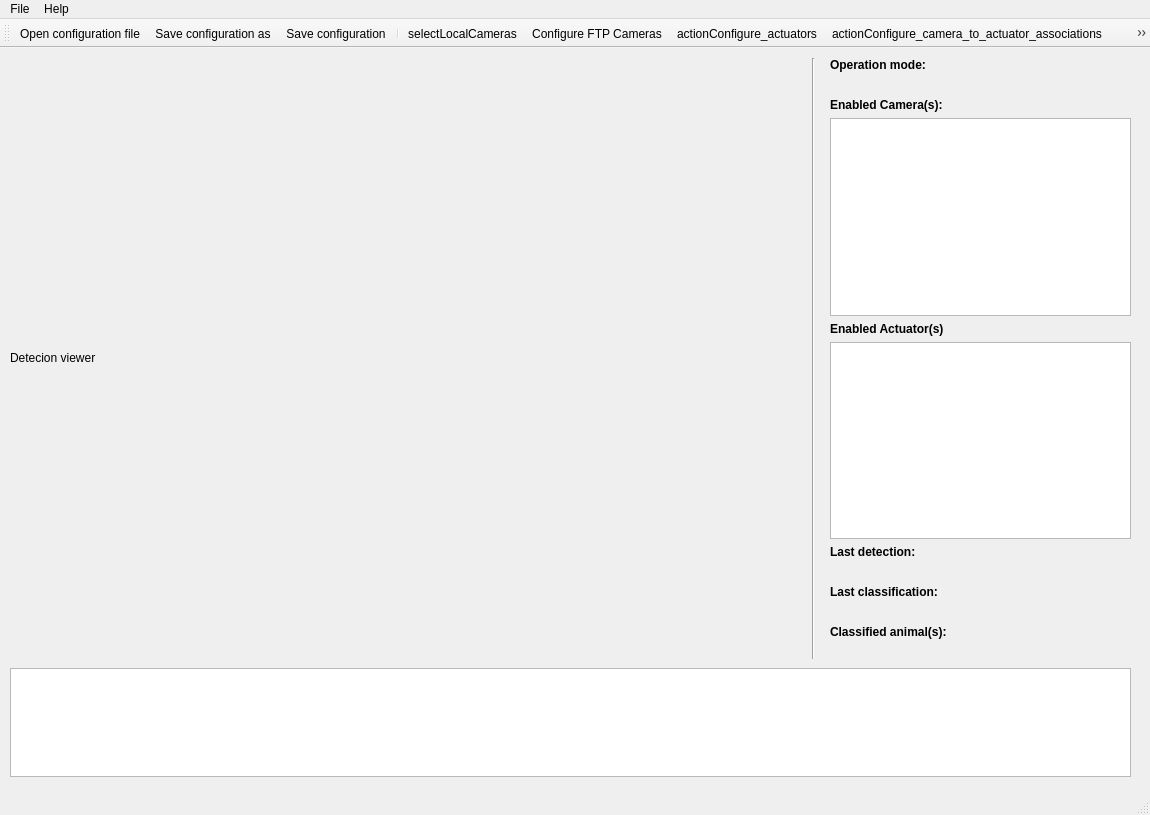
<?xml version="1.0" encoding="UTF-8"?>
<ui version="4.0">
 <class>MainWindow</class>
 <widget class="QMainWindow" name="MainWindow">
  <property name="geometry">
   <rect>
    <x>0</x>
    <y>0</y>
    <width>1150</width>
    <height>815</height>
   </rect>
  </property>
  <property name="sizePolicy">
   <sizepolicy hsizetype="MinimumExpanding" vsizetype="MinimumExpanding">
    <horstretch>0</horstretch>
    <verstretch>0</verstretch>
   </sizepolicy>
  </property>
  <property name="minimumSize">
   <size>
    <width>1150</width>
    <height>815</height>
   </size>
  </property>
  <property name="windowTitle">
   <string>Wild Animals Detection and Alert System (WADAS) [*]</string>
  </property>
  <widget class="QWidget" name="centralwidget">
   <widget class="QLabel" name="label_image">
    <property name="enabled">
     <bool>true</bool>
    </property>
    <property name="geometry">
     <rect>
      <x>10</x>
      <y>10</y>
      <width>800</width>
      <height>600</height>
     </rect>
    </property>
    <property name="sizePolicy">
     <sizepolicy hsizetype="MinimumExpanding" vsizetype="MinimumExpanding">
      <horstretch>0</horstretch>
      <verstretch>0</verstretch>
     </sizepolicy>
    </property>
    <property name="text">
     <string>Detecion viewer</string>
    </property>
   </widget>
   <widget class="QPlainTextEdit" name="plainTextEdit_log">
    <property name="geometry">
     <rect>
      <x>10</x>
      <y>620</y>
      <width>1121</width>
      <height>109</height>
     </rect>
    </property>
    <property name="sizePolicy">
     <sizepolicy hsizetype="MinimumExpanding" vsizetype="Minimum">
      <horstretch>0</horstretch>
      <verstretch>0</verstretch>
     </sizepolicy>
    </property>
   </widget>
   <widget class="QWidget" name="verticalLayoutWidget">
    <property name="geometry">
     <rect>
      <x>830</x>
      <y>10</y>
      <width>301</width>
      <height>601</height>
     </rect>
    </property>
    <layout class="QVBoxLayout" name="verticalLayout">
     <item>
      <widget class="QLabel" name="label_op_mode_title">
       <property name="font">
        <font>
         <bold>true</bold>
        </font>
       </property>
       <property name="text">
        <string>Operation mode:</string>
       </property>
      </widget>
     </item>
     <item>
      <widget class="QLabel" name="label_op_mode">
       <property name="sizePolicy">
        <sizepolicy hsizetype="MinimumExpanding" vsizetype="Preferred">
         <horstretch>0</horstretch>
         <verstretch>0</verstretch>
        </sizepolicy>
       </property>
       <property name="text">
        <string/>
       </property>
      </widget>
     </item>
     <item>
      <widget class="QLabel" name="label">
       <property name="font">
        <font>
         <bold>true</bold>
        </font>
       </property>
       <property name="text">
        <string>Enabled Camera(s):</string>
       </property>
      </widget>
     </item>
     <item>
      <widget class="QListWidget" name="listWidget_en_cameras"/>
     </item>
     <item>
      <widget class="QLabel" name="label_2">
       <property name="font">
        <font>
         <bold>true</bold>
        </font>
       </property>
       <property name="text">
        <string>Enabled Actuator(s)</string>
       </property>
      </widget>
     </item>
     <item>
      <widget class="QListWidget" name="listWidget_en_actuators"/>
     </item>
     <item>
      <widget class="QLabel" name="label_last_detection_title">
       <property name="font">
        <font>
         <bold>true</bold>
        </font>
       </property>
       <property name="text">
        <string>Last detection:</string>
       </property>
      </widget>
     </item>
     <item>
      <widget class="QLabel" name="label_last_detection">
       <property name="sizePolicy">
        <sizepolicy hsizetype="MinimumExpanding" vsizetype="Preferred">
         <horstretch>0</horstretch>
         <verstretch>0</verstretch>
        </sizepolicy>
       </property>
       <property name="text">
        <string/>
       </property>
      </widget>
     </item>
     <item>
      <widget class="QLabel" name="label_last_classification_title">
       <property name="font">
        <font>
         <bold>true</bold>
        </font>
       </property>
       <property name="text">
        <string>Last classification:</string>
       </property>
      </widget>
     </item>
     <item>
      <widget class="QLabel" name="label_last_classification">
       <property name="sizePolicy">
        <sizepolicy hsizetype="MinimumExpanding" vsizetype="Preferred">
         <horstretch>0</horstretch>
         <verstretch>0</verstretch>
        </sizepolicy>
       </property>
       <property name="text">
        <string/>
       </property>
      </widget>
     </item>
     <item>
      <widget class="QLabel" name="label_classified_animal_title">
       <property name="font">
        <font>
         <bold>true</bold>
        </font>
       </property>
       <property name="text">
        <string>Classified animal(s):</string>
       </property>
      </widget>
     </item>
     <item>
      <widget class="QLabel" name="label_classified_animal">
       <property name="text">
        <string/>
       </property>
      </widget>
     </item>
    </layout>
   </widget>
   <widget class="Line" name="line">
    <property name="geometry">
     <rect>
      <x>803</x>
      <y>10</y>
      <width>20</width>
      <height>601</height>
     </rect>
    </property>
    <property name="orientation">
     <enum>Qt::Orientation::Vertical</enum>
    </property>
   </widget>
  </widget>
  <widget class="QMenuBar" name="menubar">
   <property name="geometry">
    <rect>
     <x>0</x>
     <y>0</y>
     <width>1150</width>
     <height>22</height>
    </rect>
   </property>
   <widget class="QMenu" name="menuFile">
    <property name="title">
     <string>File</string>
    </property>
    <addaction name="actionOpen_configuration_file_menu"/>
    <addaction name="actionSave_configuration_as_menu"/>
    <addaction name="actionSave_configuration_menu"/>
   </widget>
   <widget class="QMenu" name="menuHelp">
    <property name="title">
     <string>Help</string>
    </property>
    <addaction name="actionAbout"/>
    <addaction name="actionLicense"/>
   </widget>
   <addaction name="menuFile"/>
   <addaction name="menuHelp"/>
  </widget>
  <widget class="QStatusBar" name="statusbar"/>
  <widget class="QToolBar" name="toolBar">
   <property name="windowTitle">
    <string>toolBar</string>
   </property>
   <attribute name="toolBarArea">
    <enum>TopToolBarArea</enum>
   </attribute>
   <attribute name="toolBarBreak">
    <bool>false</bool>
   </attribute>
   <addaction name="actionOpen_configuration_file"/>
   <addaction name="actionSave_configuration_as"/>
   <addaction name="actionSave_configuration"/>
   <addaction name="separator"/>
   <addaction name="actionSelectLocalCameras"/>
   <addaction name="actionConfigure_FTP_Cameras"/>
   <addaction name="actionConfigure_actuators"/>
   <addaction name="actionConfigure_camera_to_actuator_associations"/>
   <addaction name="actionActionConfigureEmail"/>
   <addaction name="actionSelect_Mode"/>
   <addaction name="actionConfigure_Ai_model"/>
   <addaction name="separator"/>
   <addaction name="actionRun"/>
   <addaction name="actionStop"/>
   <addaction name="separator"/>
  </widget>
  <action name="actionSelect_Mode">
   <property name="icon">
    <iconset theme="camera-web"/>
   </property>
   <property name="text">
    <string>Select Mode</string>
   </property>
   <property name="toolTip">
    <string>Select operating mode</string>
   </property>
   <property name="menuRole">
    <enum>QAction::MenuRole::NoRole</enum>
   </property>
  </action>
  <action name="actionRun">
   <property name="icon">
    <iconset theme="QIcon::ThemeIcon::MediaPlaybackStart"/>
   </property>
   <property name="text">
    <string>Run</string>
   </property>
   <property name="toolTip">
    <string>Run detection</string>
   </property>
   <property name="menuRole">
    <enum>QAction::MenuRole::NoRole</enum>
   </property>
  </action>
  <action name="actionStop">
   <property name="icon">
    <iconset theme="media-playback-stop"/>
   </property>
   <property name="text">
    <string>Stop </string>
   </property>
   <property name="toolTip">
    <string>Stop detection</string>
   </property>
   <property name="menuRole">
    <enum>QAction::MenuRole::NoRole</enum>
   </property>
  </action>
  <action name="actionActionConfigureEmail">
   <property name="icon">
    <iconset theme="emblem-mail"/>
   </property>
   <property name="text">
    <string>ActionConfigureEmail</string>
   </property>
   <property name="toolTip">
    <string>Configure Email notifications</string>
   </property>
   <property name="menuRole">
    <enum>QAction::MenuRole::NoRole</enum>
   </property>
  </action>
  <action name="actionSelectLocalCameras">
   <property name="icon">
    <iconset theme="camera-video"/>
   </property>
   <property name="text">
    <string>selectLocalCameras</string>
   </property>
   <property name="toolTip">
    <string>Configure camera(s)</string>
   </property>
   <property name="menuRole">
    <enum>QAction::MenuRole::NoRole</enum>
   </property>
  </action>
  <action name="actionConfigure_Ai_model">
   <property name="icon">
    <iconset>
     <normaloff>icons/icon-ai-24.png</normaloff>icons/icon-ai-24.png</iconset>
   </property>
   <property name="text">
    <string>Configure Ai model</string>
   </property>
   <property name="menuRole">
    <enum>QAction::MenuRole::NoRole</enum>
   </property>
  </action>
  <action name="actionOpen_configuration_file">
   <property name="icon">
    <iconset theme="document-open"/>
   </property>
   <property name="text">
    <string>Open configuration file</string>
   </property>
   <property name="menuRole">
    <enum>QAction::MenuRole::NoRole</enum>
   </property>
  </action>
  <action name="actionSave_configuration_as">
   <property name="icon">
    <iconset theme="document-save-as"/>
   </property>
   <property name="text">
    <string>Save configuration as</string>
   </property>
   <property name="toolTip">
    <string>Save configuration as ...</string>
   </property>
   <property name="menuRole">
    <enum>QAction::MenuRole::NoRole</enum>
   </property>
  </action>
  <action name="actionOpen_configuration_file_menu">
   <property name="icon">
    <iconset theme="document-open"/>
   </property>
   <property name="text">
    <string>Open configuration file</string>
   </property>
  </action>
  <action name="actionSave_configuration_as_menu">
   <property name="icon">
    <iconset theme="document-save-as"/>
   </property>
   <property name="text">
    <string>Save configuration as ...</string>
   </property>
   <property name="toolTip">
    <string>Save configuration as ...</string>
   </property>
  </action>
  <action name="actionAbout">
   <property name="icon">
    <iconset theme="dialog-question"/>
   </property>
   <property name="text">
    <string>About</string>
   </property>
  </action>
  <action name="actionLicense">
   <property name="text">
    <string>License</string>
   </property>
  </action>
  <action name="actionSave_configuration">
   <property name="icon">
    <iconset theme="document-save"/>
   </property>
   <property name="text">
    <string>Save configuration</string>
   </property>
   <property name="toolTip">
    <string>Save configuration</string>
   </property>
   <property name="menuRole">
    <enum>QAction::MenuRole::NoRole</enum>
   </property>
  </action>
  <action name="actionSave_configuration_menu">
   <property name="icon">
    <iconset theme="document-save"/>
   </property>
   <property name="text">
    <string>Save configuration</string>
   </property>
   <property name="toolTip">
    <string>Save configuration</string>
   </property>
   <property name="menuRole">
    <enum>QAction::MenuRole::NoRole</enum>
   </property>
  </action>
  <action name="actionConfigure_FTP_Cameras">
   <property name="icon">
    <iconset theme="system-file-manager"/>
   </property>
   <property name="text">
    <string>Configure FTP Cameras</string>
   </property>
   <property name="toolTip">
    <string>Configure FTP cameras and server</string>
   </property>
   <property name="menuRole">
    <enum>QAction::MenuRole::NoRole</enum>
   </property>
  </action>
  <action name="actionConfigure_actuators">
   <property name="icon">
    <iconset>
     <normaloff>icons/icon-actuator-24.png</normaloff>icons/icon-actuator-24.png</iconset>
   </property>
   <property name="text">
    <string>actionConfigure_actuators</string>
   </property>
   <property name="toolTip">
    <string>Configure actuators</string>
   </property>
   <property name="menuRole">
    <enum>QAction::MenuRole::NoRole</enum>
   </property>
  </action>
  <action name="actionConfigure_camera_to_actuator_associations">
   <property name="icon">
    <iconset theme="insert-link"/>
   </property>
   <property name="text">
    <string>actionConfigure_camera_to_actuator_associations</string>
   </property>
   <property name="toolTip">
    <string>Configure camera to actuator association(s)</string>
   </property>
   <property name="menuRole">
    <enum>QAction::MenuRole::NoRole</enum>
   </property>
  </action>
 </widget>
 <resources/>
 <connections/>
</ui>
